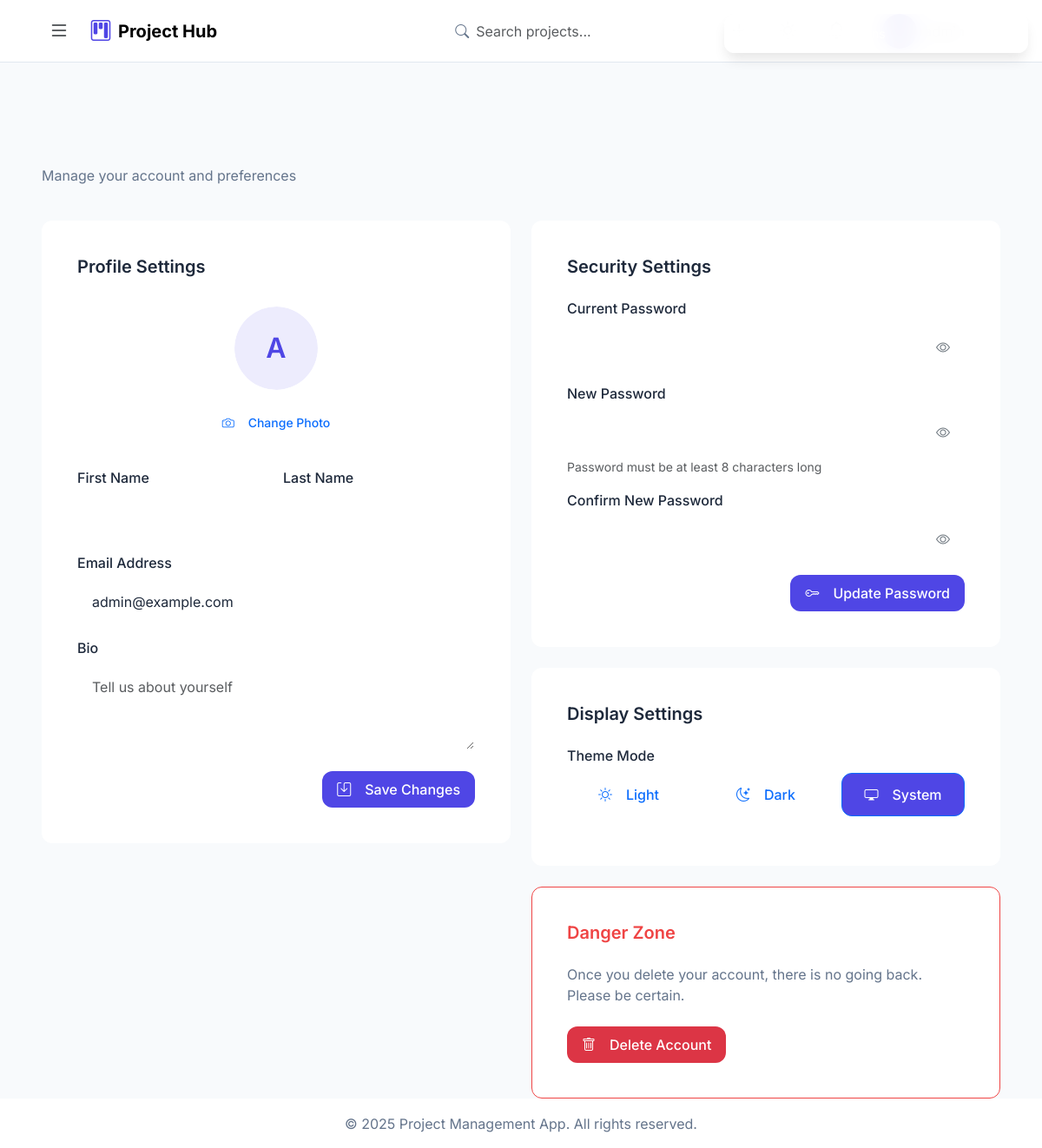
Page /profile/update/ (signed in) on the earlier database version.
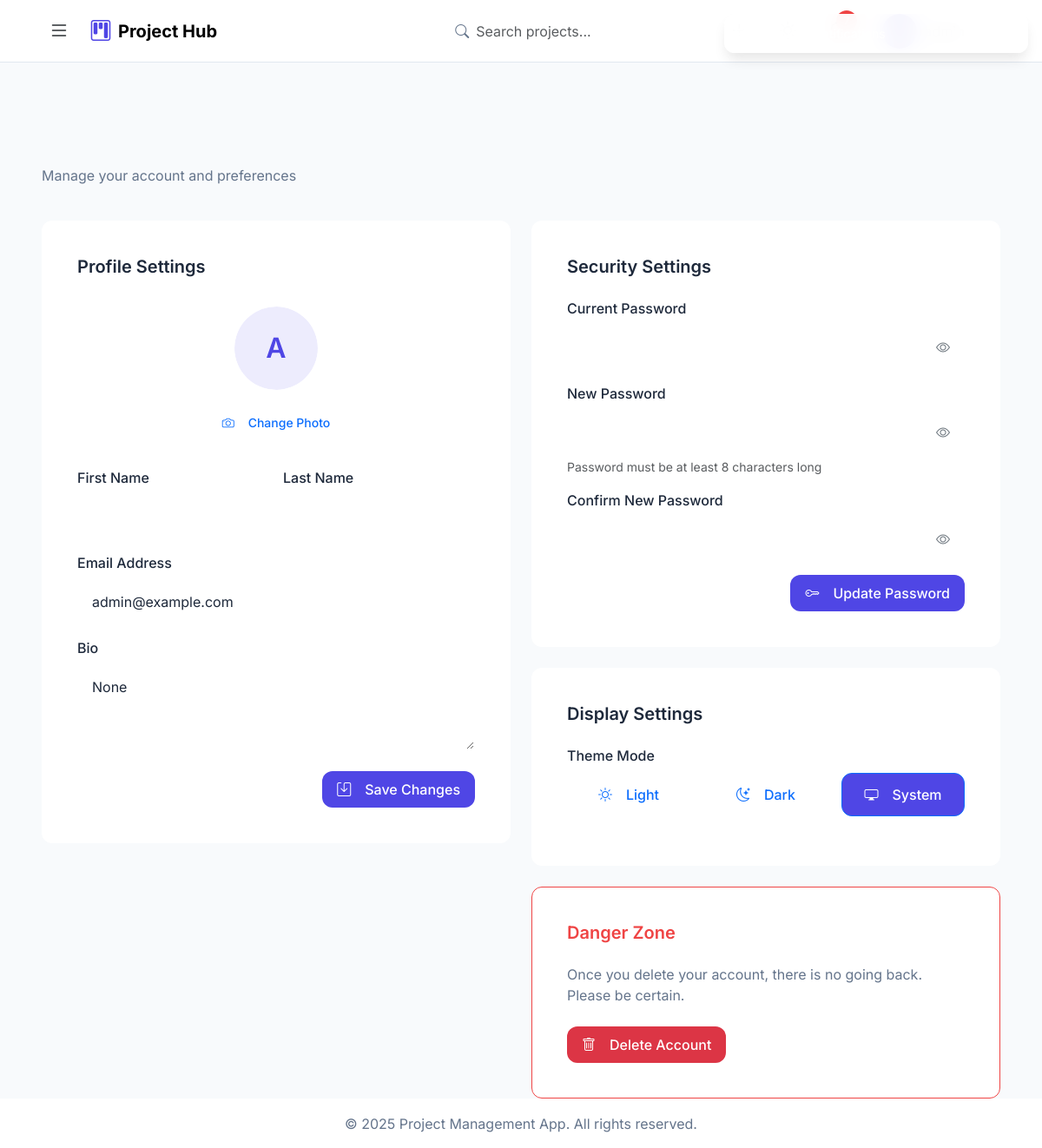
Same page on the later database version.
### projects/models.py (models this page shows, shortened)
class User(AbstractUser):
    email = models.EmailField(
        unique=True,
        error_messages={
            'unique': "A user with that email already exists.",
        },
        verbose_name='email address'
    )
    is_project_manager = models.BooleanField(
        default=True,  # Default is True for direct registration
        help_text='Designates whether this user can create team member accounts'
    )
    groups = models.ManyToManyField(
        Group,
        related_name='custom_user_groups',
        blank=True,
        help_text='The groups this user belongs to.',
        verbose_name='groups',
    )
    user_permissions = models.ManyToManyField(
        Permission,
        related_name='custom_user_permissions',
        blank=True,
        help_text='Specific permissions for this user.',
        verbose_name='user permissions',
    )
    USERNAME_FIELD = 'username'
    EMAIL_FIELD = 'email'
    REQUIRED_FIELDS = ['email']
    class Meta:
        verbose_name = 'user'
        verbose_name_plural = 'users'
        ordering = ['username']
        indexes = [
            models.Index(fields=['username']),
            models.Index(fields=['email'])
        ]
    def get_full_name(self):
        return f"{self.first_name} {self.last_name}".strip() or self.username

class Profile(models.Model):
    user = models.OneToOneField(User, on_delete=models.CASCADE, related_name='profile')
    bio = models.TextField(blank=True, null=True)
    profile_picture = models.ImageField(upload_to='profiles/', blank=True, null=True)
    date_of_birth = models.DateField(null=True, blank=True)
    phone_number = models.CharField(max_length=15, blank=True, null=True)

### projects/views.py (the view, shortened to what this page needs)
# urls.py: path('profile/update/', views.update_profile, name='update_profile'),
@login_required
@handle_view_errors
def update_profile(request):
    return render(request, 'settings/settings.html')

### projects/authentication.py (called while the page is built)
    def get_user(self, user_id):
        try:
            return User.objects.get(pk=user_id)
        except User.DoesNotExist:
            return None

### projects/context_processors.py (called while the page is built)
def notification_context(request):
    if request.user.is_authenticated:
        notifications = (request.user.notifications
                       .select_related('content_type')
                       .order_by('-created_at')[:5])
        return {
            'notifications': notifications,
            'unread_notifications_count': request.user.notifications.filter(read=False).count()
        }
    return {
        'notifications': [],
        'unread_notifications_count': 0
    }

### projects/utils/analytics.py (called while the page is built)
def calculate_completion_rate(user):
    try:
        total_tasks = Task.objects.filter(assigned_to=user).count()
        if not total_tasks:
            return 0
        completed_tasks = Task.objects.filter(
            assigned_to=user,
            status=TASK_STATUS_DONE
        ).count()
        return round((completed_tasks / total_tasks) * 100)
    except Exception as e:
        logger.error(f"Error calculating completion rate: {e}")
        return 0

### projects/templates/settings/settings.html (shortened to what the changed rows need)
{% extends 'base.html' %}
{% load static %}
{% block extra_css %}
<link rel="stylesheet" href="{% static 'css/settings.css' %}">
{% endblock %}
{% block content %}
<div class="container-fluid px-4">
    <div class="d-flex justify-content-between align-items-center mb-4">
        <div>
            <h2 class="gradient-text mb-0">Settings</h2>
        </div>
    </div>
    <div class="row g-4">
        <div class="col-lg-6">
            <div class="glass-card">
                <div class="card-body">
                    <form id="profileSettingsForm"
                        method="post"
                        action="{% url 'update_profile' %}"
                        enctype="multipart/form-data"
                        class="needs-validation"
                        novalidate>
                        <div class="text-center mb-4">
                            <div class="avatar-upload">
                                <div class="avatar-preview rounded-circle mx-auto mb-3">
                                    {% if user.profile.profile_picture %}
                                        <img src="{{ user.profile.profile_picture.url }}"
                                             alt="Profile"
                                             class="w-100 h-100 rounded-circle object-fit-cover">
                                    {% else %}
                                        <div class="avatar-placeholder h-100 d-flex align-items-center justify-content-center">
                                            {{ user.username|slice:":1"|upper }}
                                        </div>
                                    {% endif %}
                                </div>
                            </div>
                        </div>
                        <div class="row g-3">
                            <div class="col-12">
                                <label for="email" class="form-label">Email Address</label>
                                <input type="email" class="form-control" id="email" name="email"
                                       value="{{ user.email }}" required>
                            </div>
                            <div class="col-12">
                                <label for="bio" class="form-label">Bio</label>
                                <textarea class="form-control" id="bio" name="bio" rows="3"
                                          placeholder="Tell us about yourself">{{ user.profile.bio }}</textarea>
                            </div>
                        </div>
                    </form>
                </div>
            </div>
        </div>
    </div>
</div>
{% endblock %}

Differences in the rows shown:
changed User "admin@example.com": bio (not shown) → "None"
